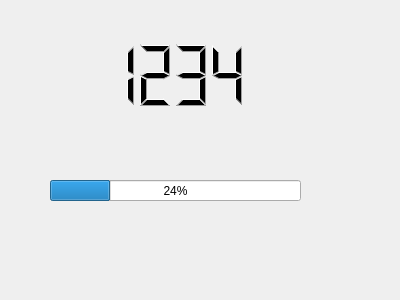
<?xml version="1.0" encoding="UTF-8"?>
<ui version="4.0">
 <class>Widget</class>
 <widget class="QWidget" name="Widget">
  <property name="geometry">
   <rect>
    <x>0</x>
    <y>0</y>
    <width>400</width>
    <height>300</height>
   </rect>
  </property>
  <property name="windowTitle">
   <string>Widget</string>
  </property>
  <widget class="QLCDNumber" name="lcdNumber">
   <property name="geometry">
    <rect>
     <x>60</x>
     <y>20</y>
     <width>191</width>
     <height>111</height>
    </rect>
   </property>
   <property name="frameShape">
    <enum>QFrame::NoFrame</enum>
   </property>
   <property name="digitCount">
    <number>5</number>
   </property>
   <property name="intValue" stdset="0">
    <number>1234</number>
   </property>
  </widget>
  <widget class="QProgressBar" name="progressBar">
   <property name="geometry">
    <rect>
     <x>50</x>
     <y>180</y>
     <width>251</width>
     <height>21</height>
    </rect>
   </property>
   <property name="value">
    <number>24</number>
   </property>
  </widget>
 </widget>
 <layoutdefault spacing="6" margin="11"/>
 <resources/>
 <connections/>
</ui>
